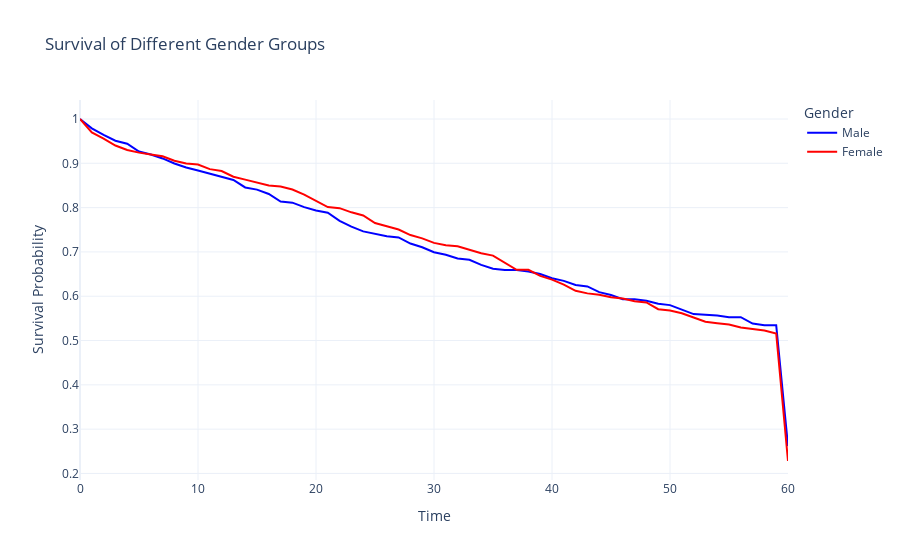

Here is the notebook cell this chart was saved with:
### Code cell
import plotly.graph_objects as go

m = (data['sex'] == 1)
kmf.fit(durations=T[m], event_observed=E[m], label="Male")
male_survival = go.Scatter(
    x=kmf.survival_function_.index,
    y=kmf.survival_function_["Male"],
    mode='lines',
    name='Male',
    line=dict(color='blue')
)
kmf.fit(durations=T[~m], event_observed=E[~m], label="Female")
female_survival = go.Scatter(
    x=kmf.survival_function_.index,
    y=kmf.survival_function_["Female"],
    mode='lines',
    name='Female',
    line=dict(color='red')
)
fig = go.Figure(data=[male_survival, female_survival])
fig.update_layout(
    title='Survival of Different Gender Groups',
    xaxis_title='Time',
    yaxis_title='Survival Probability',
    legend=dict(title="Gender"),
    template='plotly_white'
)
fig.show()

### Figure 1 — Plotly figure (JSON) as saved in the notebook; plotly's stock layout.template omitted (floating-point values rounded to 4 significant figures)
{"data": [{"line": {"color": "blue"}, "mode": "lines", "name": "Male", "type": "scatter", "x": [0, 1, 2, 3, 4, 5, 6, 7, 8, 9, 10, 11, 12, 13, 14, 15, 16, 17, 18, 19, 20, 21, 22, 23, 24, 25, 26, 27, 28, 29, 30, 31, 32, 33, 34, 35, 36, 37, 38, 39, 40, 41, 42, 43, 44, 45, 46, 47, 48, 49, 50, 51, 52, 54, 55, 56, 57, 58, 59, 60], "y": [1, 0.9789, 0.964, 0.9509, 0.9443, 0.9266, 0.92, 0.911, 0.8997, 0.8906, 0.8836, 0.8766, 0.8695, 0.8624, 0.8455, 0.8407, 0.8309, 0.8137, 0.8112, 0.8011, 0.7935, 0.7884, 0.7702, 0.757, 0.7464, 0.7409, 0.7355, 0.7327, 0.7189, 0.7105, 0.6992, 0.6936, 0.6851, 0.6822, 0.6706, 0.662, 0.659, 0.659, 0.656, 0.65, 0.6408, 0.6346, 0.6252, 0.6221, 0.6093, 0.6028, 0.5931, 0.5931, 0.5898, 0.5833, 0.58, 0.5699, 0.5597, 0.5563, 0.5527, 0.5527, 0.5383, 0.5346, 0.5346, 0.2618]}, {"line": {"color": "red"}, "mode": "lines", "name": "Female", "type": "scatter", "x": [0, 1, 2, 3, 4, 5, 6, 7, 8, 9, 10, 11, 12, 13, 14, 15, 16, 17, 18, 19, 20, 21, 22, 23, 24, 25, 26, 27, 28, 29, 30, 31, 32, 33, 34, 35, 36, 37, 38, 39, 40, 41, 42, 43, 44, 45, 46, 47, 48, 49, 50, 51, 52, 53, 54, 55, 56, 57, 58, 59, 60], "y": [1, 0.9696, 0.9559, 0.9401, 0.9301, 0.9241, 0.9201, 0.916, 0.9057, 0.8995, 0.8974, 0.8868, 0.8826, 0.8697, 0.8631, 0.8565, 0.8498, 0.8475, 0.8407, 0.8293, 0.8154, 0.8012, 0.7988, 0.7894, 0.7822, 0.7652, 0.7579, 0.7505, 0.738, 0.7305, 0.7204, 0.7153, 0.7127, 0.705, 0.6971, 0.6917, 0.6756, 0.6596, 0.6596, 0.6459, 0.6376, 0.6263, 0.6121, 0.6064, 0.6036, 0.5978, 0.5949, 0.5889, 0.5859, 0.5708, 0.5677, 0.5616, 0.5521, 0.5424, 0.5392, 0.536, 0.5295, 0.5262, 0.5228, 0.5159, 0.2281]}], "layout": {"legend": {"title": {"text": "Gender"}}, "title": {"text": "Survival of Different Gender Groups"}, "xaxis": {"title": {"text": "Time"}}, "yaxis": {"title": {"text": "Survival Probability"}}}}
